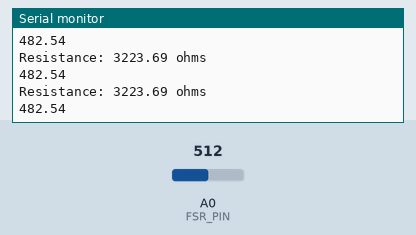
Recording of a sketch running on a simulated Arduino Uno, built with avr-gcc and run on an emulated ATmega328P. Parts: the last lines printed to the serial monitor. Inputs (shaded band) come from the test bench; at power-on: A0 (FSR_PIN) = 512.

Above: at 1.3 s.
1.4 s: A0 (FSR_PIN) set to 1004
At 1.82 s:
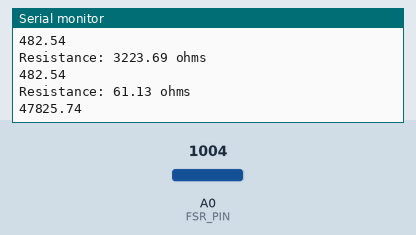
2.9 s: A0 (FSR_PIN) set to 1023
At 3.33 s:
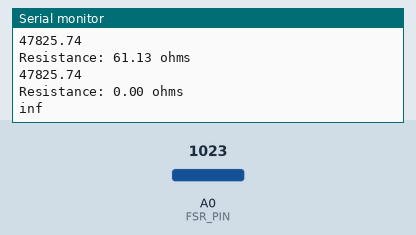
Timing chart, 0 to 5.9 s (numbered marks = the images above; inputs shaded):
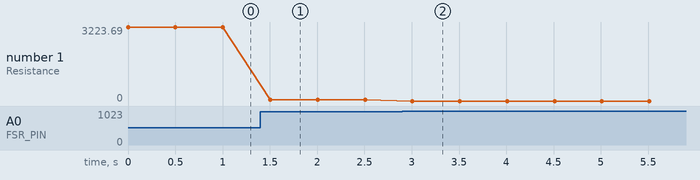

The sketch:

arduino.ino
```cpp
/******************************************************************************
Force_Sensitive_Resistor_Example.ino
Example sketch for SparkFun's force sensitive resistors
  (https://www.sparkfun.com/products/9375)
Jim Lindblom @ SparkFun Electronics
April 28, 2016

Create a voltage divider circuit combining an FSR with a 3.3k resistor.
- The resistor should connect from A0 to GND.
- The FSR should connect from A0 to 3.3V
As the resistance of the FSR decreases (meaning an increase in pressure), the
voltage at A0 should increase.

Development environment specifics:
Arduino 1.6.7
******************************************************************************/
const int FSR_PIN = A0; // Pin connected to FSR/resistor divider

// Measure the voltage at 5V and resistance of your 3.3k resistor, and enter
// their value's below:
const float VCC = 4.98; // Measured voltage of Ardunio 5V line
const float R_DIV = 3230.0; // Measured resistance of 3.3k resistor

void setup()
{
  Serial.begin(9600);
  pinMode(FSR_PIN, INPUT);
}

void loop()
{
  int fsrADC = analogRead(FSR_PIN);
  // If the FSR has no pressure, the resistance will be
  // near infinite. So the voltage should be near 0.
  if (fsrADC != 0) // If the analog reading is non-zero
  {
    // Use ADC reading to calculate voltage:
    float fsrV = fsrADC * VCC / 1023.0;
    // Use voltage and static resistor value to
    // calculate FSR resistance:
    float fsrR = R_DIV * (VCC / fsrV - 1.0);
    Serial.println("Resistance: " + String(fsrR) + " ohms");
    // Guesstimate force based on slopes in figure 3 of
    // FSR datasheet:
    float force;
    float fsrG = 1.0 / fsrR; // Calculate conductance
    // Break parabolic curve down into two linear slopes:
    if (fsrR <= 600)
      force = (fsrG - 0.00075) / 0.00000032639;
    else
      force =  fsrG / 0.000000642857;
    Serial.println(force);

    delay(500);
  }
  else
  {
    // No pressure detected
  }
}
```

Measured:
- the behaviour switches between 1022 and 1023 on A0 (FSR_PIN) (found by bisection; images 1 and 2)
- after the input at 1.4 s, the serial monitor: prints a new line after 0.10 s (image 1)
- after the input at 2.9 s, the serial monitor: prints a new line after 0.11 s (image 2)
- plotted number 1: 3223.69 → 61.13 after the input at 1.4 s, 61.13 → 0 after the input at 2.9 s
